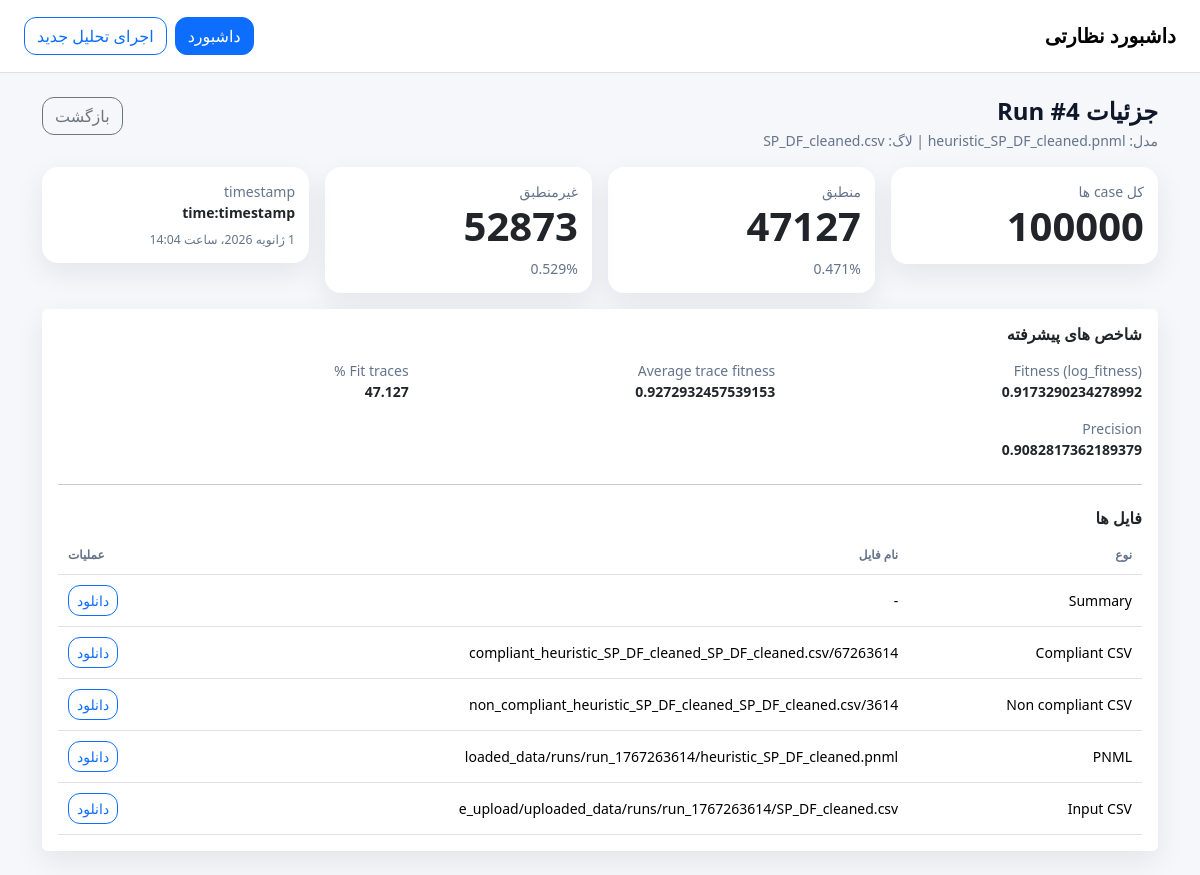
The page /runs/4/ on the database its author committed.
### monitoring/models.py (models this page shows, shortened)
class ConformanceRun(models.Model):
    created_at = models.DateTimeField(auto_now_add=True)
    model_file = models.CharField(max_length=255)
    log_file = models.CharField(max_length=255)
    timestamp_key_used = models.CharField(max_length=255, blank=True, default="")
    total_cases = models.IntegerField()
    compliant_cases = models.IntegerField()
    non_compliant_cases = models.IntegerField()
    compliant_percentage = models.FloatField()
    non_compliant_percentage = models.FloatField()
    log_fitness = models.FloatField(null=True, blank=True)
    average_trace_fitness = models.FloatField(null=True, blank=True)
    percentage_of_fitting_traces = models.FloatField(null=True, blank=True)
    precision = models.FloatField(null=True, blank=True)
    summary_json_path = models.CharField(max_length=500, blank=True, default="")
    compliant_csv_path = models.CharField(max_length=500, blank=True, default="")
    non_compliant_csv_path = models.CharField(max_length=500, blank=True, default="")
    pnml_path = models.CharField(max_length=500, blank=True, default="")
    log_csv_path = models.CharField(max_length=500, blank=True, default="")

### monitoring/views.py (the view)
# urls.py: path("runs/<int:run_id>/", views.run_detail, name="run_detail"),
def run_detail(request, run_id: int):
    run = get_object_or_404(ConformanceRun, id=run_id)
    return render(request, 'monitoring/run_detail.html', {'run': run})

### monitoring/templates/monitoring/run_detail.html
{% extends "monitoring/base.html" %}
{% block content %}
<div class="d-flex justify-content-between align-items-start flex-wrap gap-2 mb-3">
  <div>
    <h4 class="fw-bold mb-1">جزئیات Run #{{ run.id }}</h4>
    <div class="muted">مدل: {{ run.model_file }} | لاگ: {{ run.log_file }}</div>
  </div>
  <a class="btn btn-outline-secondary" href="{% url 'monitoring:index' %}">بازگشت</a>
</div>
<div class="row g-3 mb-3">
  <div class="col-12 col-md-6 col-xl-3">
    <div class="card card-kpi shadow-soft">
      <div class="card-body">
        <div class="muted">کل case ها</div>
        <div class="display-6 fw-bold mono">{{ run.total_cases }}</div>
      </div>
    </div>
  </div>
  <div class="col-12 col-md-6 col-xl-3">
    <div class="card card-kpi shadow-soft">
      <div class="card-body">
        <div class="muted">منطبق</div>
        <div class="display-6 fw-bold mono">{{ run.compliant_cases }}</div>
        <div class="muted mt-2 mono">{{ run.compliant_percentage|floatformat:3 }}%</div>
      </div>
    </div>
  </div>
  <div class="col-12 col-md-6 col-xl-3">
    <div class="card card-kpi shadow-soft">
      <div class="card-body">
        <div class="muted">غیرمنطبق</div>
        <div class="display-6 fw-bold mono">{{ run.non_compliant_cases }}</div>
        <div class="muted mt-2 mono">{{ run.non_compliant_percentage|floatformat:3 }}%</div>
      </div>
    </div>
  </div>
  <div class="col-12 col-md-6 col-xl-3">
    <div class="card card-kpi shadow-soft">
      <div class="card-body">
        <div class="muted">timestamp</div>
        <div class="fw-bold mono">{{ run.timestamp_key_used|default:"-" }}</div>
        <div class="muted mt-2 small mono">{{ run.created_at }}</div>
      </div>
    </div>
  </div>
</div>
<div class="card shadow-soft border-0">
  <div class="card-body">
    <h6 class="fw-bold mb-3">شاخص های پیشرفته</h6>
    <div class="row g-3">
      <div class="col-12 col-md-4">
        <div class="muted">Fitness (log_fitness)</div>
        <div class="fw-bold mono">{{ run.log_fitness|default:"-" }}</div>
      </div>
      <div class="col-12 col-md-4">
        <div class="muted">Average trace fitness</div>
        <div class="fw-bold mono">{{ run.average_trace_fitness|default:"-" }}</div>
      </div>
      <div class="col-12 col-md-4">
        <div class="muted">Fit traces %</div>
        <div class="fw-bold mono">{{ run.percentage_of_fitting_traces|default:"-" }}</div>
      </div>
      <div class="col-12 col-md-4 mt-3">
        <div class="muted">Precision</div>
        <div class="fw-bold mono">{{ run.precision|default:"-" }}</div>
      </div>
    </div>
    <hr class="my-4">
    <h6 class="fw-bold mb-2">فایل ها</h6>
    <div class="table-responsive">
      <table class="table table-sm align-middle mb-0">
        <thead>
          <tr class="muted">
            <th>نوع</th>
            <th>نام فایل</th>
            <th class="text-end">عملیات</th>
          </tr>
        </thead>
        <tbody>
          <tr>
            <td>Summary</td>
            <td class="mono">{{ run.summary_json_path|cut:run.summary_json_path|default:"-" }}</td>
            <td class="text-end">
              <a class="btn btn-sm btn-outline-primary" href="{% url 'monitoring:run_download' run.id 'summary' %}">دانلود</a>
            </td>
          </tr>
          <tr>
            <td>Compliant CSV</td>
            <td class="mono">{{ run.compliant_csv_path|default:"-"|slice:"-60:" }}</td>
            <td class="text-end">
              {% if run.compliant_csv_path %}
              <a class="btn btn-sm btn-outline-primary" href="{% url 'monitoring:run_download' run.id 'compliant' %}">دانلود</a>
              {% else %}-{% endif %}
            </td>
          </tr>
          <tr>
            <td>Non compliant CSV</td>
            <td class="mono">{{ run.non_compliant_csv_path|default:"-"|slice:"-60:" }}</td>
            <td class="text-end">
              {% if run.non_compliant_csv_path %}
              <a class="btn btn-sm btn-outline-primary" href="{% url 'monitoring:run_download' run.id 'non_compliant' %}">دانلود</a>
              {% else %}-{% endif %}
            </td>
          </tr>
          <tr>
            <td>PNML</td>
            <td class="mono">{{ run.pnml_path|default:"-"|slice:"-60:" }}</td>
            <td class="text-end">
              {% if run.pnml_path %}
              <a class="btn btn-sm btn-outline-primary" href="{% url 'monitoring:run_download' run.id 'pnml' %}">دانلود</a>
              {% else %}-{% endif %}
            </td>
          </tr>
          <tr>
            <td>Input CSV</td>
            <td class="mono">{{ run.log_csv_path|default:"-"|slice:"-60:" }}</td>
            <td class="text-end">
              {% if run.log_csv_path %}
              <a class="btn btn-sm btn-outline-primary" href="{% url 'monitoring:run_download' run.id 'input_csv' %}">دانلود</a>
              {% else %}-{% endif %}
            </td>
          </tr>
        </tbody>
      </table>
    </div>
{% endblock %}

### monitoring/templates/monitoring/base.html (style rules this page uses)
:root { --bg:#f6f7fb; --text:#0f172a; --muted:#64748b; --card:#ffffff; }
body { background: var(--bg); color: var(--text); font-family: Vazirmatn, ui-sans-serif, system-ui; font-size: 14px; }
.shadow-soft { box-shadow: 0 10px 28px rgba(15, 23, 42, .08); }
.muted { color: var(--muted); }
.mono { font-variant-numeric: tabular-nums; }
.card-kpi { border: 0; border-radius: 16px; background: var(--card); }
.card-kpi .card-body { padding: 14px 14px; }
.table td, .table th { padding: 10px 10px; }
.table thead th { font-size: 12px; color: var(--muted); font-weight: 700; }
.btn { border-radius: 12px; }

### rows shown on the page
ConformanceRun: id "4", log_file "SP_DF_cleaned.csv", total_cases "100000", compliant_cases "47127", compliant_percentage "0.471", non_compliant_cases "52873", non_compliant_percentage "0.529", timestamp_key_used "time:timestamp", created_at "1 ژانویه 2026، ساعت 14:04", log_fitness "0.9173290234278992", average_trace_fitness "0.9272932457539153", percentage_of_fitting_traces "47.127", precision "0.9082817362189379", summary_json_path "-", compliant_csv_path "67263614/compliant_heuristic_SP_DF_cleaned_SP_DF_cleaned.csv", non_compliant_csv_path "3614/non_compliant_heuristic_SP_DF_cleaned_SP_DF_cleaned.csv", pnml_path "loaded_data/runs/run_1767263614/heuristic_SP_DF_cleaned.pnml", log_csv_path "e_upload/uploaded_data/runs/run_1767263614/SP_DF_cleaned.csv"
